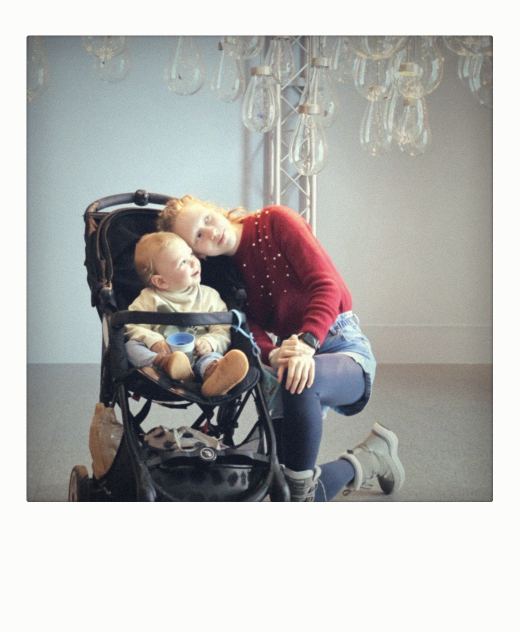
#> input picture test_polaroid.jpg, 1039 x 1264 px (shown at 1/2 size)
$ python verify_pipeline.py test_input.jpg
#> lines starting #> are read from the running program, lines starting #| are printed output that depends on the picture
### src/pipeline.py
from PIL import Image, ImageOps
import os
from .filters import apply_polaroid_effect
from .frames import add_polaroid_frame, FRAME_SPECS

class ImagePipeline:
    def __init__(self, input_path: str):
        self.input_path = input_path
        self.image = None

    def load(self):
        """Load image from disk"""
        if not os.path.exists(self.input_path):
            raise FileNotFoundError(f"Input file not found: {self.input_path}")
        self.image = Image.open(self.input_path)
        # Ensure we are in RGB mode (handle PNGs with transparency or Grayscale)
        if self.image.mode != 'RGB':
            self.image = self.image.convert('RGB')
        return self

    def prepare(self, frame_type: str = 'polaroid_600'):
        """
        Pre-crop/resize the image to the target frame's inner dimensions.
        This ensures that subsequent filters (vignette, shadow) are applied
        to the visible area only.
        """
        if self.image:
            if frame_type not in FRAME_SPECS:
                raise ValueError(f"Unknown frame type: {frame_type}")

            spec = FRAME_SPECS[frame_type]
            target_w, target_h = spec['image_size']

            # Use same high-quality downsampling as frames.py
            self.image = ImageOps.fit(self.image, (target_w, target_h), method=Image.Resampling.LANCZOS)
        return self

    def apply_filter(self, film_type: str = 'polaroid'):
        """Apply color grading and effects"""
        if self.image:
            self.image = apply_polaroid_effect(self.image, film_type=film_type)
        return self

    def add_frame(self, frame_type: str = 'polaroid_600'):
        """Add the specified frame"""
        if self.image:
            self.image = add_polaroid_frame(self.image, frame_type)
        return self

    def save(self, output_path: str, quality: int = 95):
        """Save result to disk"""
        if self.image:
            self.image.save(output_path, quality=quality)
        return self

### src/filters.py
import numpy as np
from PIL import Image, ImageOps, ImageEnhance, ImageFilter, ImageDraw
import random

def apply_polaroid_effect(image: Image.Image, film_type: str = 'polaroid',
                          chemical_distortion: bool = False,
                          chemical_distortion_intensity: float = 1.0,
                          chemical_distortion_seed: int = None) -> Image.Image:
    """
    Apply a comprehensive Polaroid aesthetic effect to the image.
    Includes color grading, vignetting, and film grain.

    Args:
        image: Input PIL Image
        film_type: Type of film effect ('polaroid' or 'instax')
        chemical_distortion: Whether to apply chemical edge distortion effect
        chemical_distortion_intensity: Intensity of chemical distortion (0.0 to 2.0)
        chemical_distortion_seed: Random seed for reproducible distortion patterns
    """
    # 0. Auto-Level (Pre-processing)
    img = _auto_level(image, cutoff=2)

    # 1. Optical softness to counter digital sharpness
    img = _apply_softness_bloom(img)

    # 2. Large soft inbound shadow (below effects)
    img = _inbound_shadow_soft(img)

    # 3. Color grading & tinting
    img = _apply_vintage_curves(img)

    # 4. Lift blacks (fade)
    img = _lift_blacks(img, lift_amount=25)

    # 5. Vignette (below chemical effect)
    vignette_intensity = 0.4 if 'polaroid' in film_type else 0.25
    img = _add_vignette(img, intensity=vignette_intensity)

    # 6. Chemical edge distortion (on top of vignette)
    if chemical_distortion:
        img = _add_chemical_edge_distortion(img,
                                            intensity=chemical_distortion_intensity,
                                            seed=chemical_distortion_seed)

    # 7. Thin sharp inbound shadow (above chemical effect)
    img = _inbound_shadow_sharp(img)

    # 8. Film grain
    img = _add_film_grain(img)

    # 9. Final slight desaturation
    sat_amount = 0.85 if 'polaroid' in film_type else 0.95
    enhancer = ImageEnhance.Color(img)
    img = enhancer.enhance(sat_amount)

    return img

def _lift_blacks(image: Image.Image, lift_amount: int = 25) -> Image.Image:
    """
    Lift the darkest blacks to a dark gray to simulate low dynamic range of print.
    input 0 -> lift_amount
    input 255 -> 255
    """
    if image.mode != 'RGB':
        image = image.convert('RGB')

    # Create a lookup table
    # Linear interpolation from lift_amount to 255
    lut = []
    for i in range(256):
        # val = lift_amount + (i / 255.0) * (255 - lift_amount)
        # However, usually fades are non-linear or just a simple offset?
        # A simple linear map is easiest and effective.
        val = int(lift_amount + (i / 255.0) * (255 - lift_amount))
        lut.append(val)

    # Apply to all channels (RGB) same way? Or per channel?
    # Usually consistent fade.
    return image.point(lut * 3)

def _apply_softness_bloom(image: Image.Image) -> Image.Image:
    """
    Simulate the optical softness of instant film.
    1. Global very subtle Gaussian blur to kill digital sharpness.
    2. Optional: Highlight bloom (not strictly necessary if blur is good, keeping simple)
    """
    if image.mode != 'RGB':
        image = image.convert('RGB')

    width, height = image.size

    # 1. Global Diffusion
    # Blur radius proportional to size. 0.1% of min dimension?
    # At 1000px, that's 1px radius.
    blur_radius = max(0.5, min(width, height) * 0.001)
    img_soft = image.filter(ImageFilter.GaussianBlur(radius=blur_radius))

    # 2. Subtle Bloom (Screen a blurred version of highlights)
    # This is expensive. Let's stick to just the optical diffusion first,
    # as high-res output often looks too sharp purely due to pixel perfection.
    # The user said "image looks a bit too sharp".

    return img_soft

# [8 lines left out: function _auto_level, not called in this run]

def _inbound_shadow_soft(image: Image.Image) -> Image.Image:
    width, height = image.size
    mask = Image.new('L', (width, height), 0)
    draw = ImageDraw.Draw(mask)
    margin = min(width, height) * 0.03  # bigger inbound shadow as requested
    draw.rectangle([margin, margin, width - margin, height - margin], fill=255)
    blur = min(width, height) * 0.045
    mask = mask.filter(ImageFilter.GaussianBlur(radius=blur))
    mask_inv = ImageOps.invert(mask)
    mask_arr = np.array(mask_inv).astype(float) * 0.35  # slightly stronger than before
    final_mask = Image.fromarray(np.clip(mask_arr, 0, 255).astype(np.uint8))
    shadow = Image.new('RGB', (width, height), (15, 10, 10))
    return Image.composite(shadow, image, final_mask)


def _inbound_shadow_sharp(image: Image.Image) -> Image.Image:
    width, height = image.size
    mask = Image.new('L', (width, height), 0)
    draw = ImageDraw.Draw(mask)
    margin = min(width, height) * 0.003  # ~2-4px
    draw.rectangle([margin, margin, width - margin, height - margin], fill=255)
    blur = min(width, height) * 0.003
    mask = mask.filter(ImageFilter.GaussianBlur(radius=blur))
    mask_inv = ImageOps.invert(mask)
    mask_arr = np.array(mask_inv).astype(float) * 0.30
    final_mask = Image.fromarray(np.clip(mask_arr, 0, 255).astype(np.uint8))
    shadow = Image.new('RGB', (width, height), (15, 10, 10))
    return Image.composite(shadow, image, final_mask)

# [25 lines left out: function _apply_instax_curves, not called in this run]


def _auto_level(image: Image.Image, cutoff: int = 1) -> Image.Image:
    """
    Auto-level the image to fix exposure/contrast before applying effects.
    Uses generic autocontrast with a small cutoff to ignore outliers.
    """
    if image.mode != 'RGB':
        image = image.convert('RGB')
    return ImageOps.autocontrast(image, cutoff=cutoff)

def _apply_vintage_curves(image: Image.Image) -> Image.Image:
    """
    Apply channel-specific curve adjustments to mimic instant film.
    """
    # Split channels
    if image.mode != 'RGB':
        image = image.convert('RGB')

    r, g, b = image.split()

    # Custom curve mappings using point operations
    # Lift blacks and flatten whites somewhat, push reds/yellows in highlights

    # Red: slight boost in mid-highs
    r = r.point(lambda i: i * 1.05 if i < 100 else i + (255 - i) * 0.1)

    # Green: relatively neutral, maybe slight lift in shadows
    g = g.point(lambda i: i * 0.98 + 5)

    # Blue: cut in shadows (yellowing) and lift in highlights (cooling/fading)
    # This creates the classic blue/yellow split toning
    b = b.point(lambda i: i * 0.85 + 20)

    return Image.merge('RGB', (r, g, b))

def _add_vignette(image: Image.Image, intensity: float = 0.4) -> Image.Image:
    """
    Add a subtle darkened vignette to the corners.
    """
    width, height = image.size

    # Create a radial gradient mask
    x = np.linspace(-1, 1, width)
    y = np.linspace(-1, 1, height)
    X, Y = np.meshgrid(x, y)

    # Calculate distance from center, normalized
    radius = np.sqrt(X**2 + Y**2)

    # Create vignette mask: 1 at center, drops off towards corners
    # We want corners to be darker, so we multiply image by (1 - intensity * radius)
    # But ensuring we don't go below 0
    mask = 1 - np.clip(radius - 0.5, 0, 1) * intensity
    mask = np.clip(mask, 0, 1)

    # Convert image to numpy
    img_arr = np.array(image).astype(float)

    # Apply mask to all channels
    for c in range(3):
        img_arr[:, :, c] *= mask

    return Image.fromarray(np.uint8(img_arr))

def _add_film_grain(image: Image.Image, amount: float = 0.03) -> Image.Image:
    """
    Add random gaussian noise to simulate film grain.
    Adjusted to 0.03 (low/half of medium) based on feedback.
    """
    img_arr = np.array(image).astype(float)

    # Generate noise centered at 0
    noise = np.random.normal(0, 255 * amount, img_arr.shape)

    # Add noise
    noisy_img = img_arr + noise

    # Clip back to valid range
    noisy_img = np.clip(noisy_img, 0, 255).astype(np.uint8)

    return Image.fromarray(noisy_img)


# [352 lines left out: functions _generate_perlin_noise_2d, _generate_perlin_noise_2d_fast, _add_chemical_edge_distortion, _generate_vertical_streaks, not called in this run]

### src/frames.py
from PIL import Image, ImageOps, ImageDraw

# Constants for frame dimensions (300 DPI, ~11.81 px/mm)
FRAME_SPECS = {
    'polaroid_600': {
        # 88mm x 107mm -> 1039 x 1264
        'total_size': (1039, 1264),
        # 79mm x 79mm -> 933 x 933
        'image_size': (933, 933),
        # (88-79)/2 = 4.5mm borders L/R -> 53px
        # Top border usually slightly more than side?
        # Standard: 4.5mm sides, ~6mm top? let's center horizontally.
        # (1039 - 933) / 2 = 53
        # Top margin: ~6mm -> 71px
        'image_pos': (53, 71)
    },
    'instax_mini': {
        # 54mm x 86mm -> 638 x 1016
        'total_size': (638, 1016),
        # 46mm x 62mm -> 543 x 732
        'image_size': (543, 732),
        # Sides: (54-46)/2 = 4mm -> 47px
        # Top: ~6mm -> 71px
        'image_pos': (47, 71)
    },
    'instax_square': {
        # 72mm x 86mm -> 850 x 1016
        'total_size': (850, 1016),
        # 62mm x 62mm -> 732 x 732
        # Sides: (72-62)/2 = 5mm -> 59px
        # Top: ~6mm -> 71px
        'image_pos': (59, 71)
    },
    'instax_wide': {
        # 108mm x 86mm -> 1276 x 1016
        'total_size': (1276, 1016),
        # 99mm x 62mm -> 1169 x 732
        # Sides: (108-99)/2 = 4.5mm -> 53px
        # Top: ~6mm -> 71px
        'image_pos': (53, 71)
    }
}

def add_polaroid_frame(image: Image.Image, frame_type: str = 'polaroid_600') -> Image.Image:
    """
    Resize and crop the image to fit the specified frame type, then composite it onto the frame.
    """
    if frame_type not in FRAME_SPECS:
        raise ValueError(f"Unknown frame type: {frame_type}. Available: {list(FRAME_SPECS.keys())}")

    spec = FRAME_SPECS[frame_type]
    total_w, total_h = spec['total_size']
    target_w, target_h = spec['image_size']
    paste_x, paste_y = spec['image_pos']

    # 1. Resize and Center Crop input image to fill the target image area
    # mimic ImageOps.fit but with high quality downsampling
    if image.size != (target_w, target_h):
        image_filled = ImageOps.fit(image, (target_w, target_h), method=Image.Resampling.LANCZOS)
    else:
        image_filled = image

    # 1.5 Round Corners and Add Border (Anti-aliased)
    # User Request: Radius 6px, Border 1px, Opacity 50%, Anti-aliased

    # 1.5 Round Corners and Add Border (Anti-aliased)
    # User Request: Radius 5px, Border 1px, Opacity 20%, Anti-aliased

    radius = 5
    border_width = 1
    # 20% opacity of dark gray (50, 50, 50) -> alpha ~51
    border_color = (50, 50, 50, 51)

    # Super-sampling factor for anti-aliasing
    scale = 4

    # Create high-res canvas
    ss_w, ss_h = target_w * scale, target_h * scale
    ss_radius = radius * scale
    ss_border_width = border_width * scale

    # 1. Create High-Res Mask for Rounding
    mask_ss = Image.new('L', (ss_w, ss_h), 0)
    draw_mask = ImageDraw.Draw(mask_ss)
    draw_mask.rounded_rectangle([(0, 0), (ss_w, ss_h)], radius=ss_radius, fill=255)

    # Resize mask down to target size
    mask = mask_ss.resize((target_w, target_h), resample=Image.Resampling.LANCZOS)

    # 2. Create High-Res Border Layer
    border_layer_ss = Image.new('RGBA', (ss_w, ss_h), (0, 0, 0, 0))
    draw_border = ImageDraw.Draw(border_layer_ss)

    # Draw border outline
    # For outline to be strictly inside, we might need to adjust coordinates?
    # Pillow draws outline centered-ish or inside?
    # Usually outline draws inward from the bounding box if width is large?
    # Actually simpler: Draw big filled rect with border_color, then smaller clear rect inside?
    # No, outline is fine. Let's start at 0,0 to w-1,h-1
    # We want the border to be 'border_width' px thick.
    # At 4x scale, it's 'ss_border_width'.

    # Adjusted coordinates: Move in by half width if it draws centered?
    # Pillow's `rounded_rectangle` `outline` draws inward/outward?
    # Evidence suggests it draws inside/outside straddling the line or just inside.
    # Let's assume standard behavior.
    draw_border.rounded_rectangle(
        [(0, 0), (ss_w-1, ss_h-1)],
        radius=ss_radius,
        outline=border_color,
        width=ss_border_width
    )

    # Resize border layer down
    border_layer = border_layer_ss.resize((target_w, target_h), resample=Image.Resampling.LANCZOS)

    # Composite:
    # 1. Apply rounding to image (putalpha)
    image_filled = image_filled.convert('RGBA')
    image_filled.putalpha(mask)

    # 2. Composite border on top
    image_filled = Image.alpha_composite(image_filled, border_layer)

    # 2. Create Frame Background
    # White background, maybe slightly off-white for realism
    frame_color = (252, 252, 250)
    frame = Image.new('RGB', (total_w, total_h), frame_color)

    # Optional: Add a very subtle shadow or texture to the frame could be done here
    # For now, solid color is cleaner

    # 3. Paste Image
    # 3. Paste Image
    # Paste using alpha channel as mask
    frame.paste(image_filled, (paste_x, paste_y), image_filled)

    return frame

### src/cli.py
import argparse
import sys
import os
from .pipeline import ImagePipeline
from .frames import FRAME_SPECS

def main():
    parser = argparse.ArgumentParser(description="Convert images to Polaroid/Instax aesthetic")
    parser.add_argument('--input', '-i', required=True, help="Input image path")
    parser.add_argument('--output', '-o', required=True, help="Output image path")
    parser.add_argument('--type', '-t', default='polaroid',
                        choices=['polaroid', 'instax', 'instax_square', 'instax_wide'],
                        help="Type of frame to apply")
    parser.add_argument('--no-filter', action='store_true', help="Disable color grading/vintage effect")

    args = parser.parse_args()

    # Map CLI types to internal frame types
    type_map = {
        'polaroid': 'polaroid_600',
        'instax': 'instax_mini',
        'instax_square': 'instax_square',
        'instax_wide': 'instax_wide'
    }

    frame_type = type_map[args.type]

    print(f"Processing {args.input}...")
    try:
        pipeline = ImagePipeline(args.input).load()
#> in load, self.image is the input picture: PIL image 1039x1264 RGB; mean R, G, B 179.7, 179.1, 176.8

        # Pre-crop to frame specs so filters apply to visible area
        pipeline.prepare(frame_type)

        if not args.no_filter:
            print("Applying vintage filters...")
            # Determine film type from frame type
            film_type = 'instax' if 'instax' in args.type else 'polaroid'
            pipeline.apply_filter(film_type=film_type)
#> in _apply_vintage_curves, `r, g, b = image.split()`:
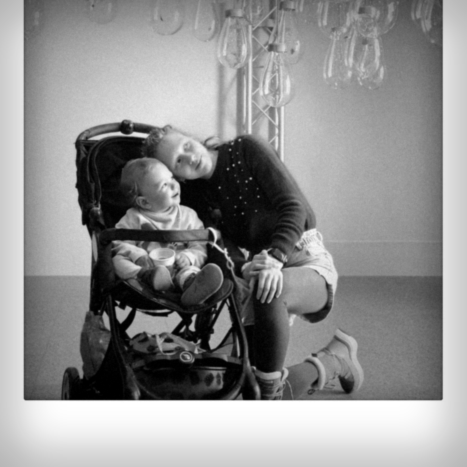
#> b: PIL image 933x933 L (shown at 1/2 size); min 0, max 255, mean 144.4
#> in _lift_blacks, `return image.point(lut * 3)`:
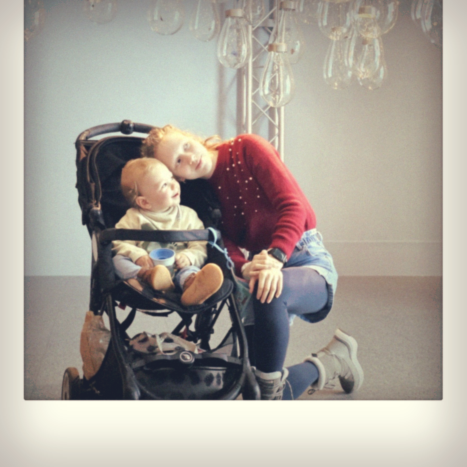
#> returned value: PIL image 933x933 RGB (shown at 1/2 size); mean R, G, B 168, 161.6, 153.3
#> after the loop in _add_vignette, `for c in range(3):`:
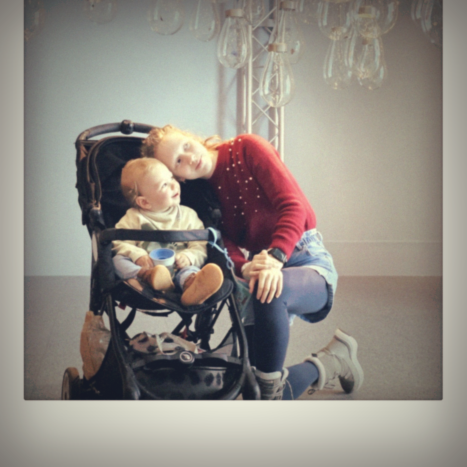
#> img_arr: shape (933, 933, 3) float64 (shown at 1/2 size); mean R, G, B 146, 140, 132.9

        print(f"Adding {args.type} frame...")
        pipeline.add_frame(frame_type)
#> in add_polaroid_frame, `border_layer = border_layer_ss.resize((target_w, target_h), resample=I..`:
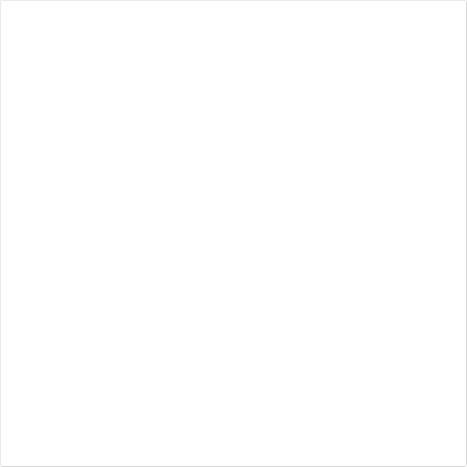
#> border_layer: PIL image 933x933 RGBA (shown at 1/2 size); mean R, G, B, A 0.5, 0.5, 0.5, 0.2; transparent parts drawn white
#> in add_polaroid_frame, `frame.paste(image_filled, (paste_x, paste_y), image_filled)`:
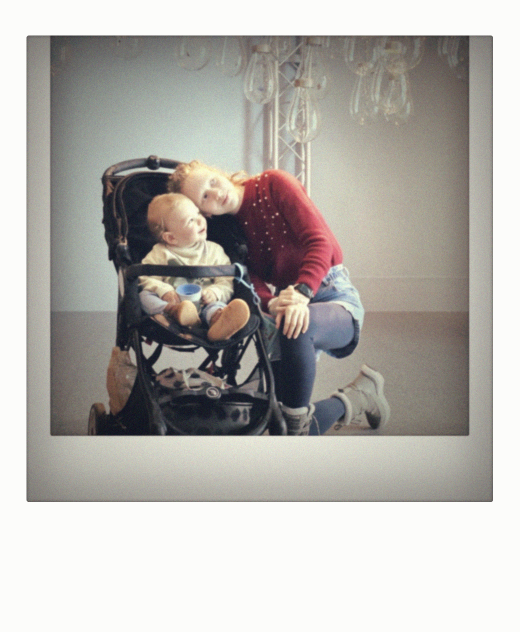
#> frame: PIL image 1039x1264 RGB (shown at 1/2 size); mean R, G, B 180.1, 176.7, 172

        pipeline.save(args.output)
        print(f"Saved to {args.output}")

    except Exception as e:
        print(f"Error: {e}", file=sys.stderr)
        sys.exit(1)

# [2 lines that do not run on import are left out]

### verify_pipeline.py
import os
import sys
from PIL import Image, ImageDraw
from src.cli import main
from unittest.mock import patch

# [8 lines left out: function create_test_image, not called in this run]

def test_cli():
    input_img = "test_input.jpg"
    if not os.path.exists(input_img):
        create_test_image(input_img)
    else:
        print(f"Using existing {input_img}...")

    test_cases = [
        ("test_polaroid.jpg", "polaroid"),
        ("test_instax.jpg", "instax"),
        ("test_polaroid_nofilter.jpg", "polaroid", True),
    ]

    for output, type_arg, no_filter in [x if len(x)==3 else (*x, False) for x in test_cases]:
        args = ['src/cli.py', '--input', input_img, '--output', output, '--type', type_arg]
        if no_filter:
            args.append('--no-filter')

        print(f"\nRunning with args: {args}")
        with patch.object(sys, 'argv', args):
            try:
                main()
                if os.path.exists(output):
                    print(f"SUCCESS: {output} created.")
                else:
                    print(f"FAILURE: {output} not found.")
            except SystemExit as e:
                print(f"CLI exited with code {e}")
            except Exception as e:
                print(f"CLI crashed with {e}")
#> pass 2 of the loop in test_cli, `for output, type_arg, no_filter in [x if len(x)==3 else (*x, False) fo..`:
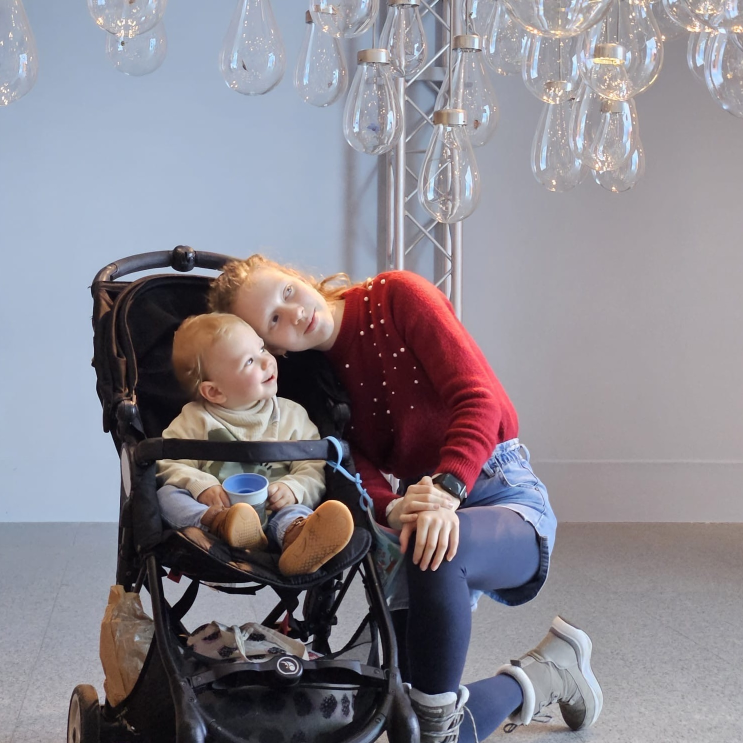
#> input picture test_input.jpg, 1486 x 1486 px (shown at 1/2 size)
#> in load, self.image is the input picture: PIL image 1486x1486 RGB; mean R, G, B 137.6, 133.3, 142
#> self.image: PIL image 543x732 RGB
#> img_soft: PIL image 543x732 RGB
#> in _inbound_shadow_soft (call 2), `mask = mask.filter(ImageFilter.GaussianBlur(radius=blur))`:
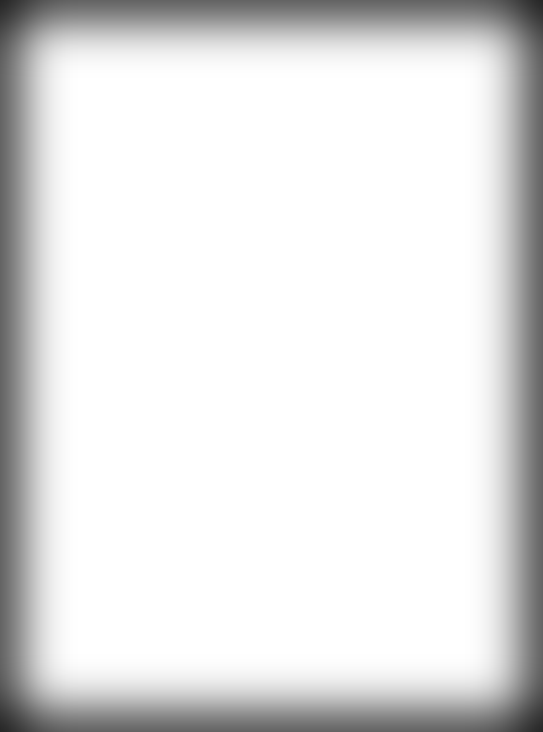
#> mask: PIL image 543x732 L; min 39, max 255, mean 226
#> in _inbound_shadow_soft (call 2), `mask_arr = np.array(mask_inv).astype(float) * 0.35`:
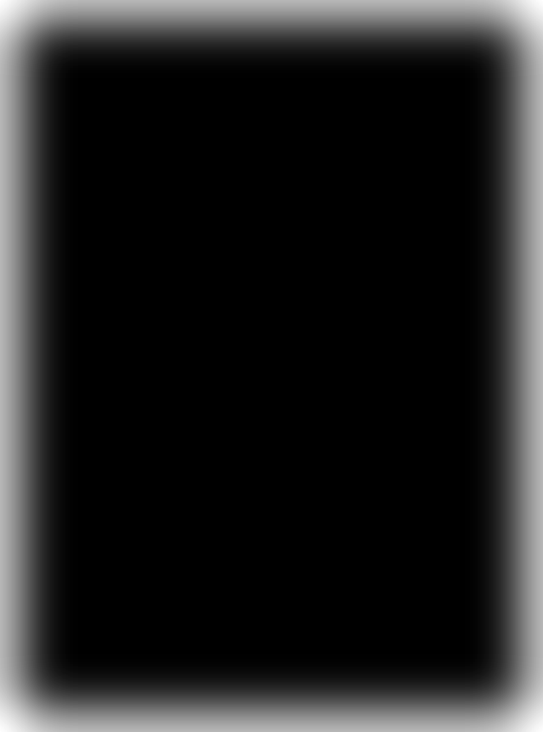
#> mask_arr: shape (732, 543) float64; min 0, max 75.6, mean 10.2; drawn with min black and max white

if __name__ == "__main__":
    test_cli()
